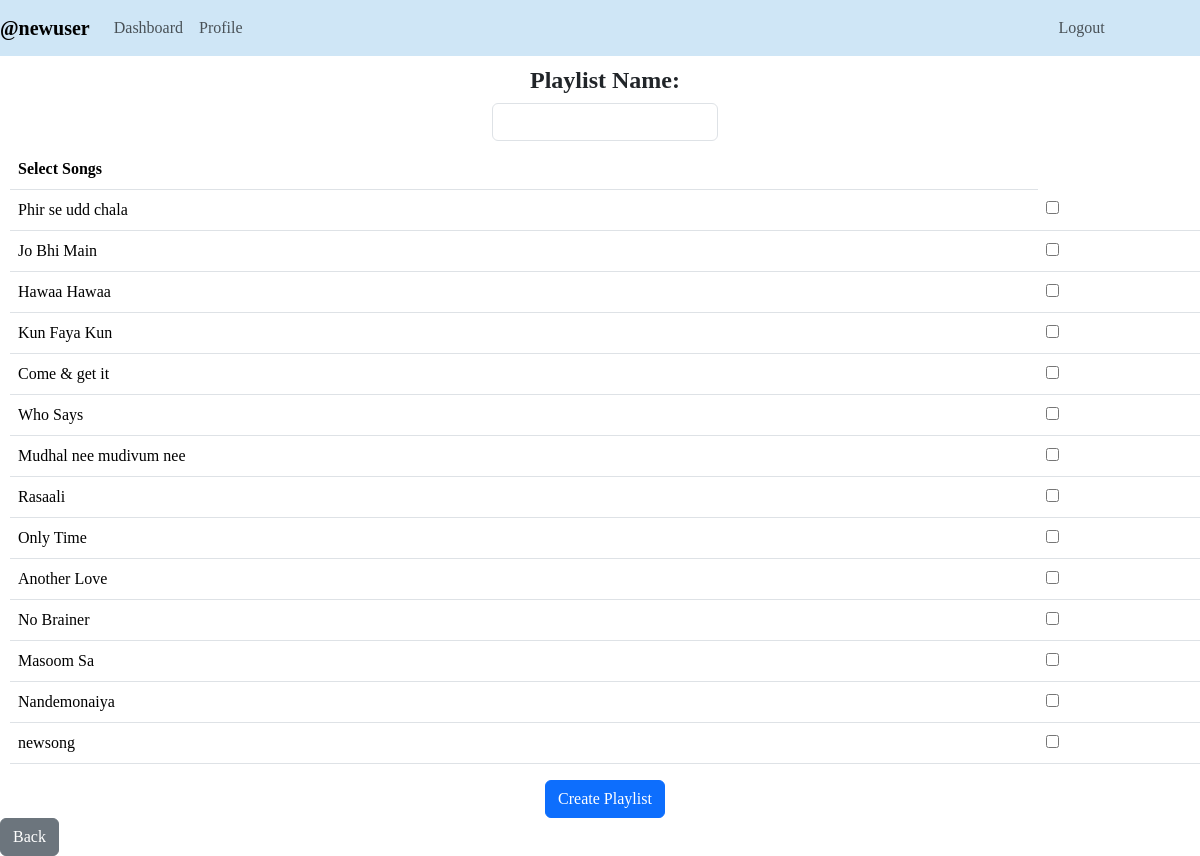
The page /create_playlist (signed in) on the database its author committed.
### models.py (models this page shows, shortened)
class User(db.Model):
    __tablename__ = 'user'
    id = db.Column(db.Integer, primary_key= True)
    username = db.Column(db.String(80), unique= True, nullable= False)
    passhash = db.Column(db.String(100), unique= True, nullable= False)
    name = db.Column(db.String(100), nullable= True)
    is_creator = db.Column(db.Boolean, default= False)
    is_admin = db.Column(db.Boolean, default= False)
    is_blacklisted = db.Column(db.Boolean, default= False)
    @property
    def password(self):
        raise AttributeError('Password is not a readable attribute.')

class Song(db.Model):
    __tablename__ = 'song'
    id = db.Column(db.Integer, primary_key= True)
    name = db.Column(db.String(100), nullable= False)
    creator_name = db.Column(db.String(80), nullable= False)
    album_id = db.Column(db.Integer, db.ForeignKey('album.id'))
    lyrics = db.Column(db.String, nullable= True)
    genre = db.Column(db.String(50), nullable = False)
    duration = db.Column(db.Integer, nullable= False) #duration in seconds
    likes = db.Column(db.Integer, default= 0)
    play_count = db.Column(db.Integer, default= 0)

### routes.py (the view)
@app.route('/create_playlist')
def create_playlist():
    if 'user_id' not in session:
        flash('Please login to continue.')
        return redirect(url_for('login'))
    songs = Song.query.all()
    return render_template('create_playlist.html', user= User.query.get(session['user_id']), songs= songs)

### templates/create_playlist.html (shortened to what this page needs)
<!DOCTYPE html>
<html lang="en">
<head>
    <link href="https://cdn.jsdelivr.net/npm/bootstrap@5.3.2/dist/css/bootstrap.min.css" rel="stylesheet">
</head>
<body>
    <nav class="navbar navbar-expand-lg navbar-light" style="background-color: #cfe6f6;">
        <b class="navbar-brand"> @{{user.name}} </b>
        <div class="collapse navbar-collapse">
            <div class="navbar-nav">
                <a class="nav-item nav-link" href="{{url_for('user_dashboard')}}">Dashboard</a>
                <a class="nav-item nav-link" href="{{url_for('user_profile')}}">Profile</a>
                <a id="logout" class="nav-item nav-link" href="{{url_for('login')}}">Logout</a>
            </div>
        </div>
    </nav>
    <form method="POST">
        <label for="playlist_name" class="form-label"><h4><b>Playlist Name:</b></h4>
            <input type="text" name="playlist_name" id="playlist_name" class="form-control" required>
        </label>
        <table class="table">
            <thead>
                <th>Select Songs</th>
            </thead>
            <tbody>
                {% for song in songs %}
                    <tr>
                        <td>{{ song.name }}</td>
                        <td>
                            <input type="checkbox" name="selected_songs" value="{{ song.id }}">
                        </td>
                    </tr>
                {% endfor %}
            </tbody>
        </table>
        <button type="submit" class="btn btn-primary">Create Playlist</button>
    </form>
    <a href="{{url_for('user_dashboard')}}" class="btn btn-secondary">Back</a>
</body>
</html>

### templates/create_playlist.html (style rules this page uses)
body { font-family:'Times New Roman', Times, serif }
form { margin-left: 10px; align-items: center; display: flex; flex-direction: column; }
h4 { margin-top: 10px; align-items: center; display: flex; flex-direction: column; }
#logout { margin-left: 800px; }

### rows shown on the page
User: name "newuser"
Song: name "Phir se udd chala"
Song: name "Jo Bhi Main"
Song: name "Hawaa Hawaa"
Song: name "Kun Faya Kun"
Song: name "Come & get it"
Song: name "Who Says"
Song: name "Mudhal nee mudivum nee"
Song: name "Rasaali"
Song: name "Only Time"
Song: name "Another Love"
Song: name "No Brainer"
Song: name "Masoom Sa"
Song: name "Nandemonaiya"
Song: name "newsong"
